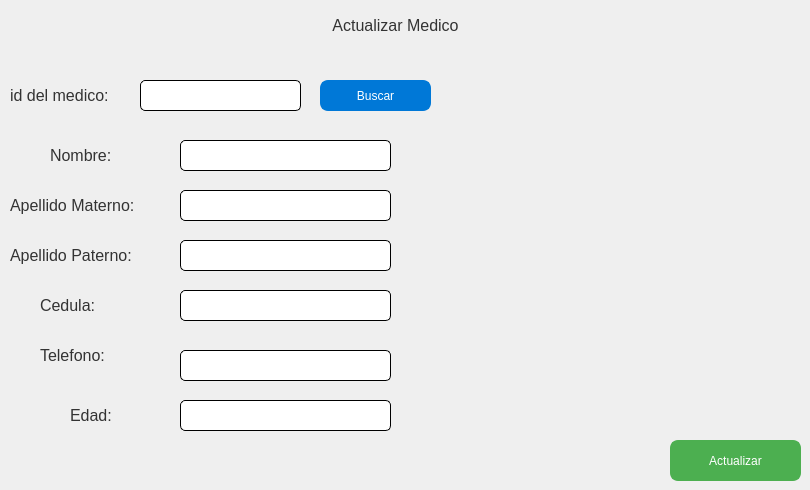
     <widget class="QWidget" name="W_Actualizar">
      <widget class="QLabel" name="label_8">
       <property name="geometry">
        <rect>
         <x>10</x>
         <y>80</y>
         <width>121</width>
         <height>31</height>
        </rect>
       </property>
       <property name="styleSheet">
        <string notr="true">/* Estilos para el QLabel */
QLabel {
    color: #333333; /* Color del texto (negro) */
    font-size: 16px; /* Tamaño de fuente */
}

/* Estilos para el QLabel cuando está enlazado (hover) */
QLabel:hover {
    color: #4CAF50; /* Color del texto cuando está enlazado (verde) */
    text-decoration: underline; /* Subrayar el texto cuando está enlazado */
}

/* Estilos para el QLabel cuando está seleccionado */
QLabel:selected {
    background-color: #4CAF50; /* Color de fondo cuando está seleccionado (verde) */
    color: #ffffff; /* Color del texto cuando está seleccionado (blanco) */
}</string>
       </property>
       <property name="text">
        <string>id del medico:</string>
       </property>
      </widget>
      <widget class="QLabel" name="label_11">
       <property name="geometry">
        <rect>
         <x>10</x>
         <y>10</y>
         <width>771</width>
         <height>31</height>
        </rect>
       </property>
       <property name="styleSheet">
        <string notr="true">/* Estilos para el QLabel */
QLabel {
    color: #333333; /* Color del texto (negro) */
    font-size: 16px; /* Tamaño de fuente */
}

/* Estilos para el QLabel cuando está enlazado (hover) */
QLabel:hover {
    color: #4CAF50; /* Color del texto cuando está enlazado (verde) */
    text-decoration: underline; /* Subrayar el texto cuando está enlazado */
}

/* Estilos para el QLabel cuando está seleccionado */
QLabel:selected {
    background-color: #4CAF50; /* Color de fondo cuando está seleccionado (verde) */
    color: #ffffff; /* Color del texto cuando está seleccionado (blanco) */
}</string>
       </property>
       <property name="text">
        <string>Actualizar Medico</string>
       </property>
       <property name="alignment">
        <set>Qt::AlignCenter</set>
       </property>
      </widget>
      <widget class="QPushButton" name="BT_ACT_Buscar_Enfermera">
       <property name="geometry">
        <rect>
         <x>320</x>
         <y>80</y>
         <width>111</width>
         <height>31</height>
        </rect>
       </property>
       <property name="styleSheet">
        <string notr="true">QPushButton {
    background-color: #0078d7; /* Color de fondo azul */
    color: white; /* Color del texto */
    border: 2px solid #0078d7; /* Grosor y color del borde azul */
    border-radius: 8px; /* Radio de los bordes (hace que el botón se vea redondeado) */
    padding: 8px 16px; /* Espaciado interno (ajusta según el tamaño del botón) */
}

QPushButton:hover {
    background-color: #005ca3; /* Color de fondo azul al pasar el mouse por encima */
}

QPushButton:pressed {
    background-color: #003d66; /* Color de fondo azul al hacer clic en el botón */
}
</string>
       </property>
       <property name="text">
        <string>Buscar</string>
       </property>
      </widget>
      <widget class="QLineEdit" name="ACT_ID">
       <property name="geometry">
        <rect>
         <x>140</x>
         <y>80</y>
         <width>161</width>
         <height>31</height>
        </rect>
       </property>
       <property name="styleSheet">
        <string notr="true">/* Estilos para el QLineEdit */
QLineEdit {
    background-color: #ffffff; /* Color de fondo del QLineEdit (blanco) */
    color: #333333; /* Color del texto (negro) */
    border: 1px solid #000000; /* Borde del QLineEdit (negro) */
    border-radius: 5px; /* Radio del borde para que tenga bordes redondeados */
    padding: 5px; /* Espacio interno del QLineEdit */
}

/* Estilos para el QLineEdit cuando está enfocado */
QLineEdit:focus {
    background-color: #ffffff; /* Mantenemos el mismo color de fondo cuando está enfocado */
    border: 2px solid #4CAF50; /* Borde del QLineEdit cuando está enfocado (verde) */
}

/* Estilos para el QLineEdit cuando está deshabilitado */
QLineEdit:disabled {
    background-color: #e0e0e0; /* Color de fondo del QLineEdit cuando está deshabilitado (gris claro) */
    color: #999999; /* Color del texto cuando está deshabilitado (gris más oscuro) */
}
</string>
       </property>
      </widget>
      <widget class="QLabel" name="label_9">
       <property name="geometry">
        <rect>
         <x>50</x>
         <y>140</y>
         <width>81</width>
         <height>31</height>
        </rect>
       </property>
       <property name="styleSheet">
        <string notr="true">/* Estilos para el QLabel */
QLabel {
    color: #333333; /* Color del texto (negro) */
    font-size: 16px; /* Tamaño de fuente */
}

/* Estilos para el QLabel cuando está enlazado (hover) */
QLabel:hover {
    color: #4CAF50; /* Color del texto cuando está enlazado (verde) */
    text-decoration: underline; /* Subrayar el texto cuando está enlazado */
}

/* Estilos para el QLabel cuando está seleccionado */
QLabel:selected {
    background-color: #4CAF50; /* Color de fondo cuando está seleccionado (verde) */
    color: #ffffff; /* Color del texto cuando está seleccionado (blanco) */
}</string>
       </property>
       <property name="text">
        <string>Nombre:</string>
       </property>
      </widget>
      <widget class="QLabel" name="label_10">
       <property name="geometry">
        <rect>
         <x>10</x>
         <y>190</y>
         <width>161</width>
         <height>31</height>
        </rect>
       </property>
       <property name="styleSheet">
        <string notr="true">/* Estilos para el QLabel */
QLabel {
    color: #333333; /* Color del texto (negro) */
    font-size: 16px; /* Tamaño de fuente */
}

/* Estilos para el QLabel cuando está enlazado (hover) */
QLabel:hover {
    color: #4CAF50; /* Color del texto cuando está enlazado (verde) */
    text-decoration: underline; /* Subrayar el texto cuando está enlazado */
}

/* Estilos para el QLabel cuando está seleccionado */
QLabel:selected {
    background-color: #4CAF50; /* Color de fondo cuando está seleccionado (verde) */
    color: #ffffff; /* Color del texto cuando está seleccionado (blanco) */
}</string>
       </property>
       <property name="text">
        <string>Apellido Materno:</string>
       </property>
      </widget>
      <widget class="QLabel" name="label_13">
       <property name="geometry">
        <rect>
         <x>10</x>
         <y>240</y>
         <width>161</width>
         <height>31</height>
        </rect>
       </property>
       <property name="styleSheet">
        <string notr="true">/* Estilos para el QLabel */
QLabel {
    color: #333333; /* Color del texto (negro) */
    font-size: 16px; /* Tamaño de fuente */
}

/* Estilos para el QLabel cuando está enlazado (hover) */
QLabel:hover {
    color: #4CAF50; /* Color del texto cuando está enlazado (verde) */
    text-decoration: underline; /* Subrayar el texto cuando está enlazado */
}

/* Estilos para el QLabel cuando está seleccionado */
QLabel:selected {
    background-color: #4CAF50; /* Color de fondo cuando está seleccionado (verde) */
    color: #ffffff; /* Color del texto cuando está seleccionado (blanco) */
}</string>
       </property>
       <property name="text">
        <string>Apellido Paterno:</string>
       </property>
      </widget>
      <widget class="QLabel" name="label_16">
       <property name="geometry">
        <rect>
         <x>40</x>
         <y>290</y>
         <width>121</width>
         <height>31</height>
        </rect>
       </property>
       <property name="styleSheet">
        <string notr="true">/* Estilos para el QLabel */
QLabel {
    color: #333333; /* Color del texto (negro) */
    font-size: 16px; /* Tamaño de fuente */
}

/* Estilos para el QLabel cuando está enlazado (hover) */
QLabel:hover {
    color: #4CAF50; /* Color del texto cuando está enlazado (verde) */
    text-decoration: underline; /* Subrayar el texto cuando está enlazado */
}

/* Estilos para el QLabel cuando está seleccionado */
QLabel:selected {
    background-color: #4CAF50; /* Color de fondo cuando está seleccionado (verde) */
    color: #ffffff; /* Color del texto cuando está seleccionado (blanco) */
}</string>
       </property>
       <property name="text">
        <string>Cedula:</string>
       </property>
      </widget>
      <widget class="QLabel" name="label_20">
       <property name="geometry">
        <rect>
         <x>40</x>
         <y>340</y>
         <width>121</width>
         <height>31</height>
        </rect>
       </property>
       <property name="styleSheet">
        <string notr="true">/* Estilos para el QLabel */
QLabel {
    color: #333333; /* Color del texto (negro) */
    font-size: 16px; /* Tamaño de fuente */
}

/* Estilos para el QLabel cuando está enlazado (hover) */
QLabel:hover {
    color: #4CAF50; /* Color del texto cuando está enlazado (verde) */
    text-decoration: underline; /* Subrayar el texto cuando está enlazado */
}

/* Estilos para el QLabel cuando está seleccionado */
QLabel:selected {
    background-color: #4CAF50; /* Color de fondo cuando está seleccionado (verde) */
    color: #ffffff; /* Color del texto cuando está seleccionado (blanco) */
}</string>
       </property>
       <property name="text">
        <string>Telefono:</string>
       </property>
      </widget>
      <widget class="QLineEdit" name="ACT_Nom">
       <property name="geometry">
        <rect>
         <x>180</x>
         <y>140</y>
         <width>211</width>
         <height>31</height>
        </rect>
       </property>
       <property name="styleSheet">
        <string notr="true">/* Estilos para el QLineEdit */
QLineEdit {
    background-color: #ffffff; /* Color de fondo del QLineEdit (blanco) */
    color: #333333; /* Color del texto (negro) */
    border: 1px solid #000000; /* Borde del QLineEdit (negro) */
    border-radius: 5px; /* Radio del borde para que tenga bordes redondeados */
    padding: 5px; /* Espacio interno del QLineEdit */
}

/* Estilos para el QLineEdit cuando está enfocado */
QLineEdit:focus {
    background-color: #ffffff; /* Mantenemos el mismo color de fondo cuando está enfocado */
    border: 2px solid #4CAF50; /* Borde del QLineEdit cuando está enfocado (verde) */
}

/* Estilos para el QLineEdit cuando está deshabilitado */
QLineEdit:disabled {
    background-color: #e0e0e0; /* Color de fondo del QLineEdit cuando está deshabilitado (gris claro) */
    color: #999999; /* Color del texto cuando está deshabilitado (gris más oscuro) */
}
</string>
       </property>
      </widget>
      <widget class="QLineEdit" name="ACT_Apellido">
       <property name="geometry">
        <rect>
         <x>180</x>
         <y>190</y>
         <width>211</width>
         <height>31</height>
        </rect>
       </property>
       <property name="styleSheet">
        <string notr="true">/* Estilos para el QLineEdit */
QLineEdit {
    background-color: #ffffff; /* Color de fondo del QLineEdit (blanco) */
    color: #333333; /* Color del texto (negro) */
    border: 1px solid #000000; /* Borde del QLineEdit (negro) */
    border-radius: 5px; /* Radio del borde para que tenga bordes redondeados */
    padding: 5px; /* Espacio interno del QLineEdit */
}

/* Estilos para el QLineEdit cuando está enfocado */
QLineEdit:focus {
    background-color: #ffffff; /* Mantenemos el mismo color de fondo cuando está enfocado */
    border: 2px solid #4CAF50; /* Borde del QLineEdit cuando está enfocado (verde) */
}

/* Estilos para el QLineEdit cuando está deshabilitado */
QLineEdit:disabled {
    background-color: #e0e0e0; /* Color de fondo del QLineEdit cuando está deshabilitado (gris claro) */
    color: #999999; /* Color del texto cuando está deshabilitado (gris más oscuro) */
}
</string>
       </property>
      </widget>
      <widget class="QLineEdit" name="ACT_ApellidoP">
       <property name="geometry">
        <rect>
         <x>180</x>
         <y>240</y>
         <width>211</width>
         <height>31</height>
        </rect>
       </property>
       <property name="styleSheet">
        <string notr="true">/* Estilos para el QLineEdit */
QLineEdit {
    background-color: #ffffff; /* Color de fondo del QLineEdit (blanco) */
    color: #333333; /* Color del texto (negro) */
    border: 1px solid #000000; /* Borde del QLineEdit (negro) */
    border-radius: 5px; /* Radio del borde para que tenga bordes redondeados */
    padding: 5px; /* Espacio interno del QLineEdit */
}

/* Estilos para el QLineEdit cuando está enfocado */
QLineEdit:focus {
    background-color: #ffffff; /* Mantenemos el mismo color de fondo cuando está enfocado */
    border: 2px solid #4CAF50; /* Borde del QLineEdit cuando está enfocado (verde) */
}

/* Estilos para el QLineEdit cuando está deshabilitado */
QLineEdit:disabled {
    background-color: #e0e0e0; /* Color de fondo del QLineEdit cuando está deshabilitado (gris claro) */
    color: #999999; /* Color del texto cuando está deshabilitado (gris más oscuro) */
}
</string>
       </property>
      </widget>
      <widget class="QLineEdit" name="ACT_Cedula">
       <property name="geometry">
        <rect>
         <x>180</x>
         <y>290</y>
         <width>211</width>
         <height>31</height>
        </rect>
       </property>
       <property name="styleSheet">
        <string notr="true">/* Estilos para el QLineEdit */
QLineEdit {
    background-color: #ffffff; /* Color de fondo del QLineEdit (blanco) */
    color: #333333; /* Color del texto (negro) */
    border: 1px solid #000000; /* Borde del QLineEdit (negro) */
    border-radius: 5px; /* Radio del borde para que tenga bordes redondeados */
    padding: 5px; /* Espacio interno del QLineEdit */
}

/* Estilos para el QLineEdit cuando está enfocado */
QLineEdit:focus {
    background-color: #ffffff; /* Mantenemos el mismo color de fondo cuando está enfocado */
    border: 2px solid #4CAF50; /* Borde del QLineEdit cuando está enfocado (verde) */
}

/* Estilos para el QLineEdit cuando está deshabilitado */
QLineEdit:disabled {
    background-color: #e0e0e0; /* Color de fondo del QLineEdit cuando está deshabilitado (gris claro) */
    color: #999999; /* Color del texto cuando está deshabilitado (gris más oscuro) */
}
</string>
       </property>
      </widget>
      <widget class="QLineEdit" name="ACT_TEL">
       <property name="geometry">
        <rect>
         <x>180</x>
         <y>350</y>
         <width>211</width>
         <height>31</height>
        </rect>
       </property>
       <property name="styleSheet">
        <string notr="true">/* Estilos para el QLineEdit */
QLineEdit {
    background-color: #ffffff; /* Color de fondo del QLineEdit (blanco) */
    color: #333333; /* Color del texto (negro) */
    border: 1px solid #000000; /* Borde del QLineEdit (negro) */
    border-radius: 5px; /* Radio del borde para que tenga bordes redondeados */
    padding: 5px; /* Espacio interno del QLineEdit */
}

/* Estilos para el QLineEdit cuando está enfocado */
QLineEdit:focus {
    background-color: #ffffff; /* Mantenemos el mismo color de fondo cuando está enfocado */
    border: 2px solid #4CAF50; /* Borde del QLineEdit cuando está enfocado (verde) */
}

/* Estilos para el QLineEdit cuando está deshabilitado */
QLineEdit:disabled {
    background-color: #e0e0e0; /* Color de fondo del QLineEdit cuando está deshabilitado (gris claro) */
    color: #999999; /* Color del texto cuando está deshabilitado (gris más oscuro) */
}
</string>
       </property>
      </widget>
      <widget class="QPushButton" name="BT_ACT_Enfermera">
       <property name="geometry">
        <rect>
         <x>670</x>
         <y>440</y>
         <width>131</width>
         <height>41</height>
        </rect>
       </property>
       <property name="styleSheet">
        <string notr="true">/* Estilos para el botón */
QPushButton {
    background-color: #4CAF50; /* Color de fondo verde */
    color: white; /* Color del texto */
    border: 2px solid #4CAF50; /* Grosor y color del borde verde */
    border-radius: 8px; /* Radio de los bordes (hace que el botón se vea redondeado) */
    padding: 8px 16px; /* Espaciado interno (ajusta según el tamaño del botón) */
}

QPushButton:hover {
    background-color: #45A660; /* Color de fondo verde al pasar el mouse por encima */
}

QPushButton:pressed {
    background-color: #3D8B52; /* Color de fondo verde al hacer clic en el botón */
}
</string>
       </property>
       <property name="text">
        <string>Actualizar</string>
       </property>
      </widget>
      <widget class="QLabel" name="label_22">
       <property name="geometry">
        <rect>
         <x>70</x>
         <y>400</y>
         <width>51</width>
         <height>31</height>
        </rect>
       </property>
       <property name="styleSheet">
        <string notr="true">/* Estilos para el QLabel */
QLabel {
    color: #333333; /* Color del texto (negro) */
    font-size: 16px; /* Tamaño de fuente */
}

/* Estilos para el QLabel cuando está enlazado (hover) */
QLabel:hover {
    color: #4CAF50; /* Color del texto cuando está enlazado (verde) */
    text-decoration: underline; /* Subrayar el texto cuando está enlazado */
}

/* Estilos para el QLabel cuando está seleccionado */
QLabel:selected {
    background-color: #4CAF50; /* Color de fondo cuando está seleccionado (verde) */
    color: #ffffff; /* Color del texto cuando está seleccionado (blanco) */
}</string>
       </property>
       <property name="text">
        <string>Edad:</string>
       </property>
      </widget>
      <widget class="QLineEdit" name="ACT_Edad">
       <property name="geometry">
        <rect>
         <x>180</x>
         <y>400</y>
         <width>211</width>
         <height>31</height>
        </rect>
       </property>
       <property name="styleSheet">
        <string notr="true">/* Estilos para el QLineEdit */
QLineEdit {
    background-color: #ffffff; /* Color de fondo del QLineEdit (blanco) */
    color: #333333; /* Color del texto (negro) */
    border: 1px solid #000000; /* Borde del QLineEdit (negro) */
    border-radius: 5px; /* Radio del borde para que tenga bordes redondeados */
    padding: 5px; /* Espacio interno del QLineEdit */
}

/* Estilos para el QLineEdit cuando está enfocado */
QLineEdit:focus {
    background-color: #ffffff; /* Mantenemos el mismo color de fondo cuando está enfocado */
    border: 2px solid #4CAF50; /* Borde del QLineEdit cuando está enfocado (verde) */
}

/* Estilos para el QLineEdit cuando está deshabilitado */
QLineEdit:disabled {
    background-color: #e0e0e0; /* Color de fondo del QLineEdit cuando está deshabilitado (gris claro) */
    color: #999999; /* Color del texto cuando está deshabilitado (gris más oscuro) */
}
</string>
       </property>
      </widget>
     </widget>
